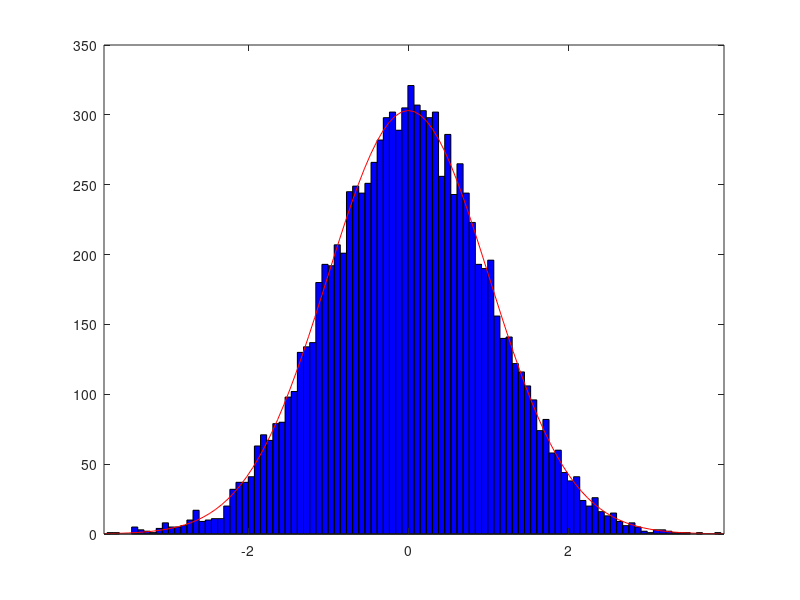

The MATLAB script that drew this image:
% PROBLEM 2
% Write a program that will return normally distributed random variables. 
% Generate a histogram of values returned by the function

% set seed to make repeatable
rng('default');

% Creates a vector `y` of 10000 random values drawn from a normal distribution with a mean of 0 and a standard deviation of 1.
y = randn(10000,1);
s = std(y);
m = mean(y);

% Create a histogram and fits a normal curve to the data in `y`
histfit(y);

p = normcdf(y,m,s); %What to do with these values?


one_std = sum(y >= -1 & y <= 1)/100;
two_std = sum(y >= -2 & y <= 2)/100;
three_std = sum(y >= -3 & y <= 3)/100;

% In a NORMAL distribution, 68% of the observations fall within +/- 1
% std from the mean; 95% within +/- 2 std; 99.7% within +/- 3 std;
% My random values from vector y distributed in the following way:
% within one_std = 68.8% 
% within two_std = 95.6% 
% within three_std = 99.7%